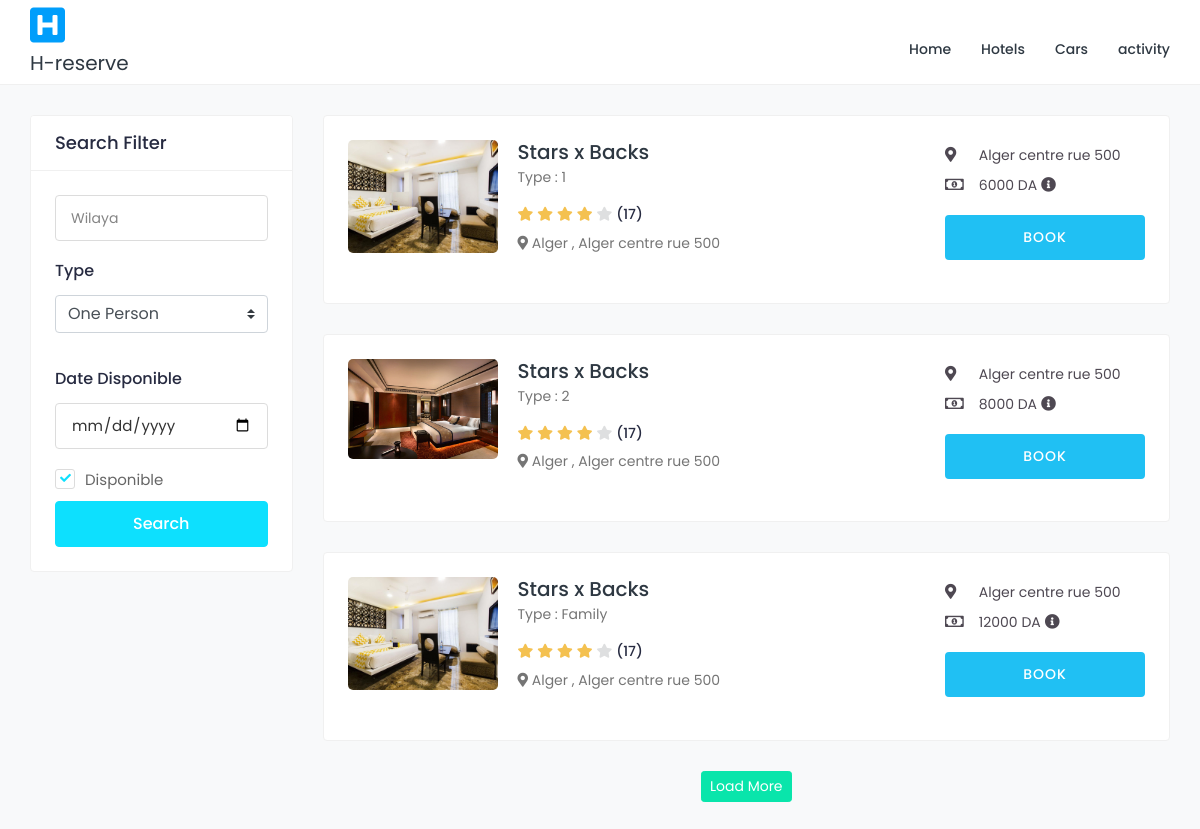
/rooms/, run on the app's committed database.
### hotel/models.py (models this page shows, shortened)
class Chambre(models.Model):
    VAR_TYPE = (('1', '1'), ('2', '2'), ('Family', 'Family'),)
    nome_hotel=models.ForeignKey(Hotel,on_delete=models.CASCADE)
    phone_number = models.CharField(max_length=14,validators=[phone_regex],)
    type_chambre=models.CharField(choices=VAR_TYPE,max_length=12)
    prix = models.IntegerField(default=0)
    image = models.ImageField(upload_to='media/pics')
    disponibilité = models.BooleanField(default=True)

class Hotel(models.Model):
    name = models.CharField(max_length=120)
    adress=models.CharField(max_length=120)
    code_postal=models.CharField(max_length=10)
    ville=models.CharField(max_length=50)
    phone_number = models.CharField(max_length=10,validators=[phone_regex],)

### hotel/views.py (the view)
# urls.py: path("rooms/",rooms,name="rooms"),
def rooms(request):
    if 'address' in request.GET:
        try:
            type=request.GET['type']
        except:
            type=""
        address=request.GET['address']
        hotel=Hotel.objects.filter(adress__icontains=address).first()
        rooms=Chambre.objects.filter(Q(type_chambre__icontains=type) & Q(nome_hotel=hotel) )
    else:
        rooms=Chambre.objects.all()
    context={
        "rooms":rooms
    }
    return render(request,"hotel/pages/rooms.html",context)

### templates/hotel/pages/rooms.html (shortened to what this page needs)
{% extends "base.html" %}
{% block content %}
    <div class="content">
        <div class="container-fluid">
            <div class="row">
                <div class="col-md-12 col-lg-4 col-xl-3 theiaStickySidebar">
                <form method="get" action="{% url 'rooms' %}">
                    <div class="card search-filter">
                        <div class="card-header">
                            <h4 class="card-title mb-0">Search Filter</h4>
                        </div>
                        <div class="card-body">
                        <div class="filter-widget">
                                <input type="text" name="address" class="form-control " placeholder="Wilaya">
                        </div>
                        <div class="filter-widget">
                            <h4>Type</h4>
                                <select name="type" class="custom-select custom-select mb-3" aria-label="Default select example">
                                    <option value="1">One Person</option>
                                  </select>
                        </div>
                        <div class="filter-widget">
                            <h4>Date Disponible</h4>
                            <input type="date" name="mark" class="form-control " placeholder="Mark">
                        </div>
                        <label class="custom_check">
                            <span class="checkmark"></span> Disponible
                        </label>
                            <div class="btn-search">
                                <button type="submit" class="btn btn-block">Search</button>
                            </div>
                        </div>
                    </div>
                </form>
                </div>
                <div class="col-md-12 col-lg-8 col-xl-9">
                    {% for room in rooms %}
                    <div class="card">
                        <div class="card-body">
                            <div class="doctor-widget">
                                <div class="doc-info-left">
                                    <div class="doctor-img">
                                        <a href="{% url 'book_hotel' room.id %}">
                                            <img src="{{room.image.url}}" class="img-fluid" alt="User Image">
                                        </a>
                                    </div>
                                    <div class="doc-info-cont">
                                        <h4 class="doc-name"><a href="{% url 'book_hotel' room.id %}">{{room.nome_hotel.name}}</a></h4>
                                        <p class="doc-speciality">Type : {{room.type_chambre}}</p>
                                        <div class="rating">
                                            <i class="fas fa-star filled"></i>
                                            <i class="fas fa-star filled"></i>
                                            <i class="fas fa-star filled"></i>
                                            <i class="fas fa-star filled"></i>
                                            <i class="fas fa-star"></i>
                                            <span class="d-inline-block average-rating">(17)</span>
                                        </div>
                                        <div class="clinic-details">
                                            <p class="doc-location"><i class="fas fa-map-marker-alt"></i> {{room.nome_hotel.ville}} , {{room.nome_hotel.adress}}</p>
                                        </div>
                                    </div>
                                </div>
                                <div class="doc-info-right">
                                    <div class="clini-infos">
                                        <ul>
                                            <li><i class="fas fa-map-marker-alt"></i> {{room.nome_hotel.adress}}</li>
                                            <li><i class="far fa-money-bill-alt"></i> {{room.prix}} DA<i class="fas fa-info-circle mx-1" data-toggle="tooltip" title="Lorem Ipsum"></i> </li>
                                        </ul>
                                    </div>
                                    <div class="clinic-booking">
                                        <a class="apt-btn" href="{% url 'book_hotel' room.id %}">Book </a>
                                    </div>
                                </div>
                            </div>
                        </div>
                    </div>
                    {% endfor %}
                    <div class="load-more text-center">
                        <a class="btn btn-primary btn-sm" href="javascript:void(0);">Load More</a>
                    </div>
                </div>
            </div>
        </div>
    </div>
{% endblock content %}

### data on the page
Chambre: image (picture), nome_hotel.name "Stars x Backs", type_chambre "1", nome_hotel.ville "Alger", nome_hotel.adress "Alger centre rue 500", prix "6000"
Chambre: image (picture), nome_hotel.name "Stars x Backs", type_chambre "2", nome_hotel.ville "Alger", nome_hotel.adress "Alger centre rue 500", prix "8000"
Chambre: image (picture), nome_hotel.name "Stars x Backs", type_chambre "Family", nome_hotel.ville "Alger", nome_hotel.adress "Alger centre rue 500", prix "12000"
